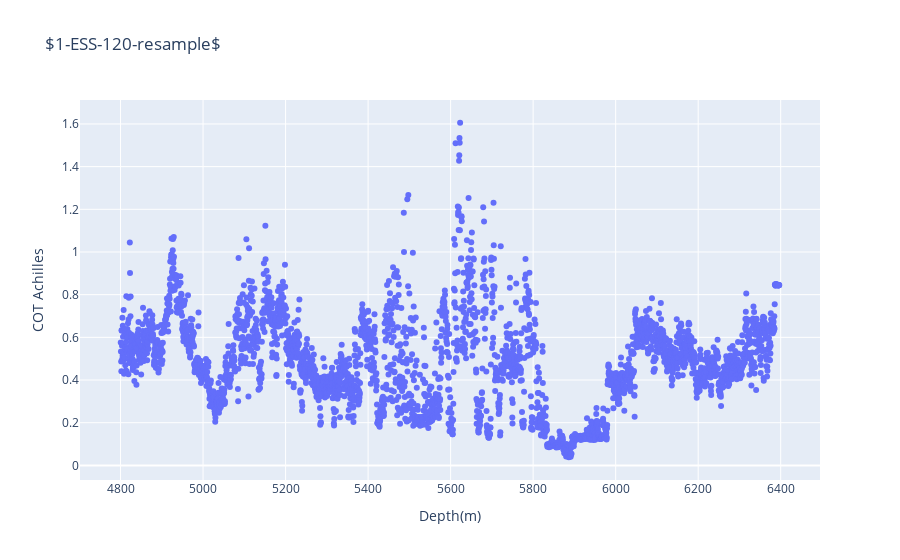

Notebook source saved alongside this figure:
### Code cell
# Gráfico interativo Plotly
xaxis = go.layout.XAxis(title="Depth(m)")
yaxis = go.layout.YAxis(title="COT Achilles")

fig = go.Figure(layout=go.Layout(title="$1-ESS-120-resample$", xaxis=xaxis, yaxis=yaxis))
fig.add_trace(go.Scatter(x=z_ra, y=COT_ra, mode="markers"))
fig.show()

### Figure 1 — Plotly figure (JSON) as saved in the notebook; plotly's stock layout.template omitted (floating-point values rounded to 4 significant figures; data arrays with more than 128 entries replaced by an {"elided": "..."} marker saying what was removed)
{"data": [{"mode": "markers", "type": "scatter", "x": {"elided": "3193 float values"}, "y": {"elided": "3193 float values"}}], "layout": {"title": {"text": "$1-ESS-120-resample$"}, "xaxis": {"title": {"text": "Depth(m)"}}, "yaxis": {"title": {"text": "COT Achilles"}}}}
